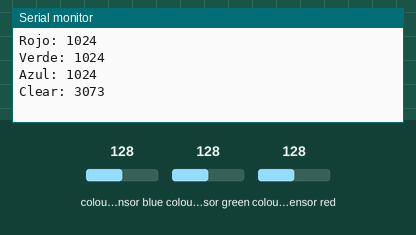
Simulated run of this sketch. Board: Arduino Uno, built with avr-gcc and run on an emulated ATmega328P. On the bench: the last lines printed to the serial monitor. Inputs (shaded band) come from the test bench; at power-on: colour sensor blue 128, colour sensor green 128, colour sensor red 128.

Above: at 1.9 s.
2.0 s: colour sensor blue set to 5
At 3.1 s:
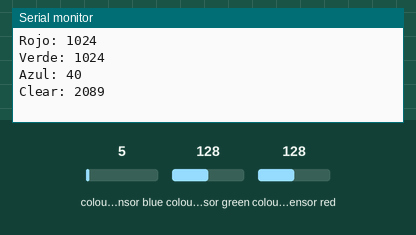
3.5 s: colour sensor green set to 5
At 4.9 s:
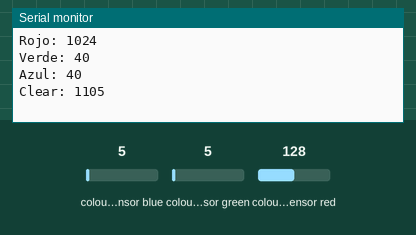
5.0 s: colour sensor red set to 5
At 6.3 s:
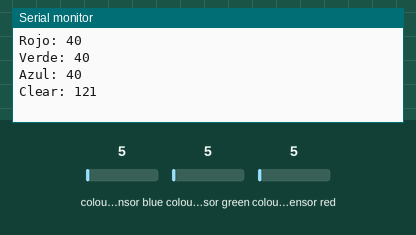
Timing chart, 0 to 8.0 s (numbered marks = the images above; inputs shaded):
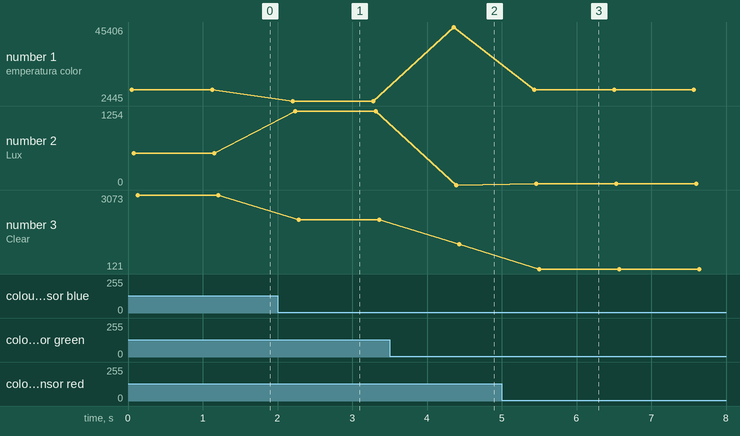

Measured:
- after the input at 2.0 s, the serial monitor: prints a new line after 0.21 s (image 1)
- after the input at 3.5 s, the serial monitor: prints a new line after 0.86 s (image 2)
- after the input at 5.0 s, the serial monitor: prints a new line after 0.43 s (image 3)
- plotted number 1: 8890 → 2445 after the input at 2.0 s, 2445 → 45406 after the input at 3.5 s, 45406 → 8890 after the input at 5.0 s
- plotted number 2: 534 → 1254 after the input at 2.0 s, 1254 → 0 after the input at 3.5 s, 0 → 20 after the input at 5.0 s
- plotted number 3: 3073 → 2089 after the input at 2.0 s, 2089 → 1105 after the input at 3.5 s, 1105 → 121 after the input at 5.0 s

The sketch:

RGB_Sensor.ino
```cpp
#define DEBUG

#include <Wire.h>
#include "Adafruit_TCS34725.h"

Adafruit_TCS34725 tcs = Adafruit_TCS34725(TCS34725_INTEGRATIONTIME_700MS, TCS34725_GAIN_1X);

void setup() {

    #ifdef DEBUG
    Serial.begin(9600);
    #endif

    if (!tcs.begin()) {

        Serial.println("Error al iniciar TCS34725");
    while (1) delay(1000);
    }

    Serial.println("Started");
}

void loop() {

    uint16_t r, g, b, c, colorTemp, lux;

    tcs.getRawData(&r, &g, &b, &c);
    colorTemp = tcs.calculateColorTemperature(r, g, b);
    lux = tcs.calculateLux(r, g, b);

    Serial.print("Temperatura color: "); Serial.print(colorTemp, DEC); Serial.println(" K");
    Serial.print("Lux : "); Serial.println(lux, DEC);
    Serial.print("Rojo: "); Serial.println(r, DEC);
    Serial.print("Verde: "); Serial.println(g, DEC);
    Serial.print("Azul: "); Serial.println(b, DEC);
    Serial.print("Clear: "); Serial.println(c, DEC);
    Serial.println(" ");
    delay(1000);
}
```
